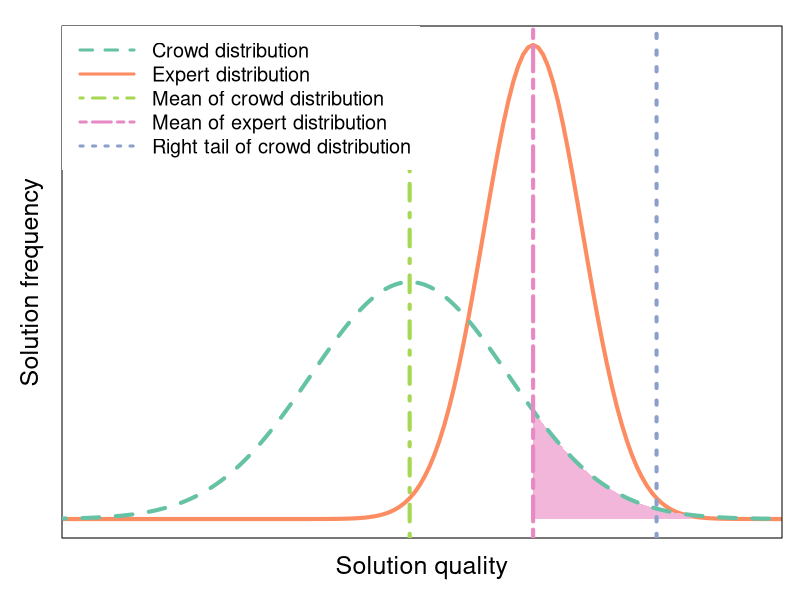

Source code (R):
# Reproduces the plot in Figure 1.A of from Szajnfarber, Z., & Vrolijk, A. (2018). 
#   A facilitated expert‐based approach to architecting "openable" complex systems
#   Systems Engineering, 21(1), 47-58.
#   https://doi.org/10.1002/sys.21419

library(here)
library(RColorBrewer)

# Flag indicating whether or not to write plot to file or just display it in a new window.
WRITE_PNG = FALSE

# DPI, or dots per inch.
# A measure of the resolution of a printed document or digital scan.
DPI = 72 # 72 is fine for small plots. Use 144 for larger plots.

# Plot size.
PLOT_HEIGHT_PX = 350
PLOT_WIDTH_PX = 600

# Color palette.
pal = brewer.pal(n=5, name='Set2')

# Write to file or display the plot.
if(WRITE_PNG == TRUE){
  png(here('plots', 'crowd_quality.png'),
      height=PLOT_HEIGHT_PX, width=PLOT_WIDTH_PX, units='px', res=DPI)
}else{
  windows(height=PLOT_HEIGHT_PX/DPI, width=PLOT_WIDTH_PX/DPI)
}

# Remove title whitespace.
par(mar=c(3,3,1.2,0.8)+0.1)

# The mean of crowd distribution.
crowd_mean = 1

# The mean of expert distribution.
expert_mean = 1.25

# Create a sequence of numbers between 0 and 10 incrementing by 0.1.
expert_x = seq(0, 3, by=.01)

# Choose the mean as 2.5 and standard deviation as 0.5.
expert_y = dnorm(expert_x, mean=expert_mean, sd=0.1)

# Create a sequence of numbers between -10 and 10 incrementing by 0.1.
crowd_x = seq(0, 3, by=.01)

# Choose the mean as 2.5 and standard deviation as 0.5.
crowd_y = dnorm(crowd_x, mean=crowd_mean, sd=0.2)

# Plot expert Gaussian distribution.
plot(expert_x, expert_y, type='l', 
     xlab='',
     ylab='',
     xlim=c(0.35, 1.7),
     xaxt='n', yaxt='n', lwd=4, col=pal[2])

# X-axis label.
mtext('Solution quality', side=1, line=1, cex=1.5)

# Y-axis label.
mtext('Solution frequency', side=2, line=1, cex=1.5)

# Draw area in which the best crowd solution is better than the mean expert solution.
df = data.frame(crowd_x, crowd_y)
df = df[df$crowd_x >= expert_mean & df$crowd_x < 1.58,]

# This approach to filling the area under the line is taken from whuber:
# https://stackoverflow.com/a/29017246/4030804
# License: CC BY-SA 3.0
y = df$crowd_y
n = length(y)
x = df$crowd_x
s = smooth.spline(x, y, spar=0.5)
xy = predict(s, seq(min(x), max(x), by=0.01))   # Some vertice on the curve
m = length(xy$x)                         
x.poly = c(xy$x, xy$x[m], xy$x[1])              # Adjoin two x-coordinates
y.poly = c(xy$y, 0, 0)                          # ...and the corresponding y-coordinates
polygon(x.poly, y.poly, col='#f1b6da', border=NA)  # Show the polygon fill only

# Plot crowd Gaussian distribution.
lines(crowd_x, crowd_y,
      lwd=4, lty=2, col=pal[1])


# Plot mean of crowd distribution.
abline(v=crowd_mean, lty=4, lwd=4, col=pal[5])

# Plot mean of expert distribution.
abline(v=expert_mean, lty=6, lwd=4, col=pal[4])

# Plot right tail of crowd distribution.
abline(v=1.5, lty=3, lwd=4, col=pal[3])

# Legend
legend("topleft", inset=0, lwd=3,
       legend=c(
         'Crowd distribution',
         'Expert distribution',
         'Mean of crowd distribution', 
         'Mean of expert distribution',
         'Right tail of crowd distribution'),
       col=c(pal[1], pal[2], pal[5], pal[4], pal[3]),
       lty=c(2, 1, 4, 6, 3), 
       cex=1.2, box.lty=0, seg.len=3)

# Device off.
if(WRITE_PNG == TRUE){
  dev.off()
}